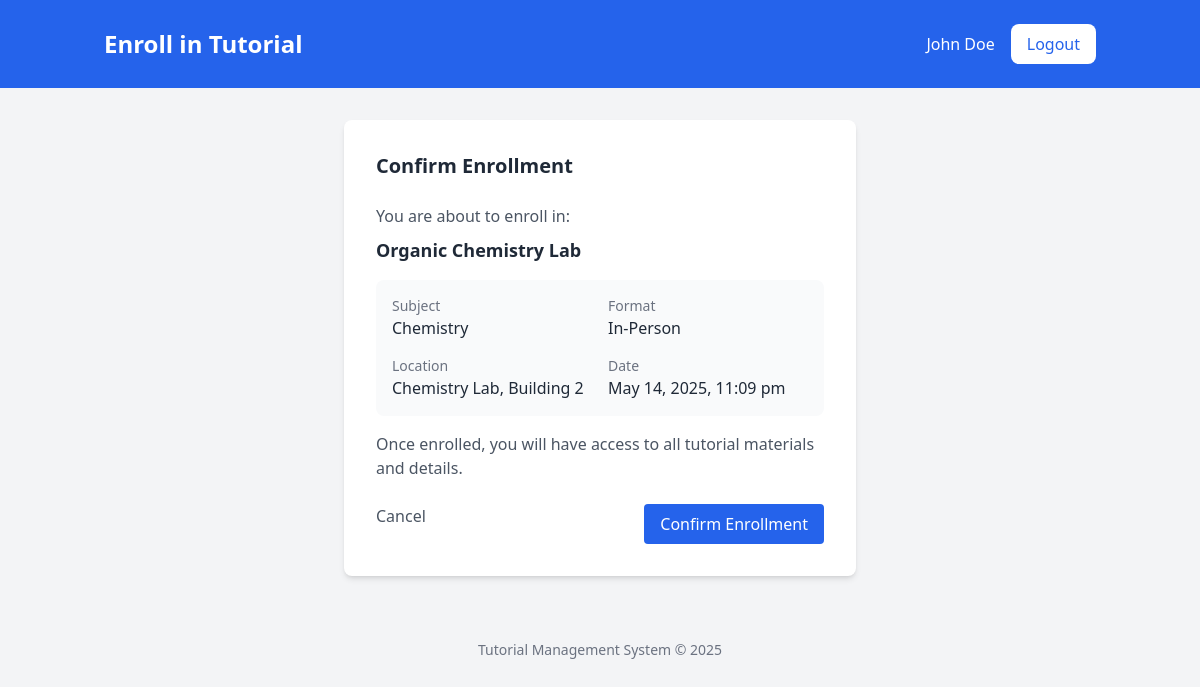
Screenshot of /student/enroll.php?id=4 (signed in) with the database file from the repository.
### tables this page shows
CREATE TABLE IF NOT EXISTS tutorials (
    id INT(11) NOT NULL AUTO_INCREMENT,
    title VARCHAR(255) NOT NULL,
    description TEXT NOT NULL,
    subject_id INT(11) NOT NULL,
    format ENUM('Online', 'In-Person') NOT NULL,
    location VARCHAR(255) DEFAULT NULL,
    file_url VARCHAR(255) DEFAULT NULL,
    upload_date DATETIME NOT NULL,
    PRIMARY KEY (id),
    FOREIGN KEY (subject_id) REFERENCES subjects(id)
);

CREATE TABLE IF NOT EXISTS subjects (
    id INT(11) NOT NULL AUTO_INCREMENT,
    name VARCHAR(100) NOT NULL UNIQUE,
    PRIMARY KEY (id)
);

### includes/functions.php (called while the page is built, shortened)
<?php
function formatDate($date) {
    return date("F j, Y, g:i a", strtotime($date));
}
function getTutorialById($id) {
    global $conn;
    $id = (int)$id;
    $query = "SELECT t.*, s.name as subject_name
              FROM tutorials t
              JOIN subjects s ON t.subject_id = s.id
              WHERE t.id = $id";
    $result = mysqli_query($conn, $query);
    if ($result && mysqli_num_rows($result) > 0) {
        return mysqli_fetch_assoc($result);
    }
    return null;
}
?>

### student/enroll.php (the view, shortened to what this page needs)
<?php
require_once('../includes/config.php');
require_once('../includes/functions.php');
$tutorial_id = isset($_GET['id']) ? (int)$_GET['id'] : 0;
$success = '';
$error = '';
$tutorial = getTutorialById($tutorial_id);
include_once('../includes/header.php');
?>
<div class="bg-blue-600">
    <div class="container mx-auto px-4 py-6">
        <div class="flex justify-between items-center">
            <h1 class="text-2xl font-bold text-white">Enroll in Tutorial</h1>
            <div class="flex items-center space-x-4">
                <span class="text-white"><?php echo $_SESSION['name']; ?></span>
                <a href="logout.php" class="bg-white text-blue-600 px-4 py-2 rounded-lg font-medium hover:bg-gray-100 transition duration-300">Logout</a>
            </div>
        </div>
    </div>
</div>
<div class="container mx-auto px-4 py-8">
    <div class="max-w-lg mx-auto bg-white rounded-lg shadow-md p-8">
        <h2 class="text-xl font-bold text-gray-800 mb-6">Confirm Enrollment</h2>
        <?php if (!empty($success)): ?>
            <div class="bg-green-100 border border-green-400 text-green-700 px-4 py-3 rounded mb-4">
                <?php echo $success; ?>
            </div>
            <div class="mt-6 flex justify-between">
                <a href="tutorials.php" class="text-blue-600 hover:underline">
                    Browse More Tutorials
                </a>
                <a href="view_tutorial.php?id=<?php echo $tutorial_id; ?>" class="bg-blue-600 hover:bg-blue-700 text-white font-medium py-2 px-4 rounded transition duration-300">
                    View Tutorial
                </a>
            </div>
        <?php else: ?>
            <div class="mb-6">
                <div class="mb-4">
                    <p class="text-gray-600">You are about to enroll in:</p>
                    <p class="text-lg font-semibold text-gray-800 mt-2"><?php echo $tutorial['title']; ?></p>
                </div>
                <div class="bg-gray-50 rounded-lg p-4 mb-4">
                    <div class="grid grid-cols-2 gap-4">
                        <div>
                            <p class="text-gray-500 text-sm">Subject</p>
                            <p class="text-gray-800"><?php echo $tutorial['subject_name']; ?></p>
                        </div>
                        <div>
                            <p class="text-gray-500 text-sm">Format</p>
                            <p class="text-gray-800"><?php echo $tutorial['format']; ?></p>
                        </div>
                        <?php if ($tutorial['format'] == 'In-Person'): ?>
                            <div>
                                <p class="text-gray-500 text-sm">Location</p>
                                <p class="text-gray-800"><?php echo $tutorial['location']; ?></p>
                            </div>
                        <?php endif; ?>
                        <div>
                            <p class="text-gray-500 text-sm">Date</p>
                            <p class="text-gray-800"><?php echo formatDate($tutorial['upload_date']); ?></p>
                        </div>
                    </div>
                </div>
                <p class="text-gray-600">Once enrolled, you will have access to all tutorial materials and details.</p>
            </div>
            <form method="POST" action="">
                <div class="flex justify-between">
                    <a href="tutorials.php" class="text-gray-600 hover:underline">
                        Cancel
                    </a>
                    <button type="submit" class="bg-blue-600 hover:bg-blue-700 text-white font-medium py-2 px-4 rounded transition duration-300">
                        Confirm Enrollment
                    </button>
                </div>
            </form>
        <?php endif; ?>
    </div>
</div>
<?php include_once('../includes/footer.php'); ?>

### rows the page displays
tutorials: title "Organic Chemistry Lab", subject.name "Chemistry", format "In-Person", location "Chemistry Lab, Building 2", upload_date "May 14, 2025, 11:09 pm"

### other values shown
$_SESSION['name'] "John Doe"
